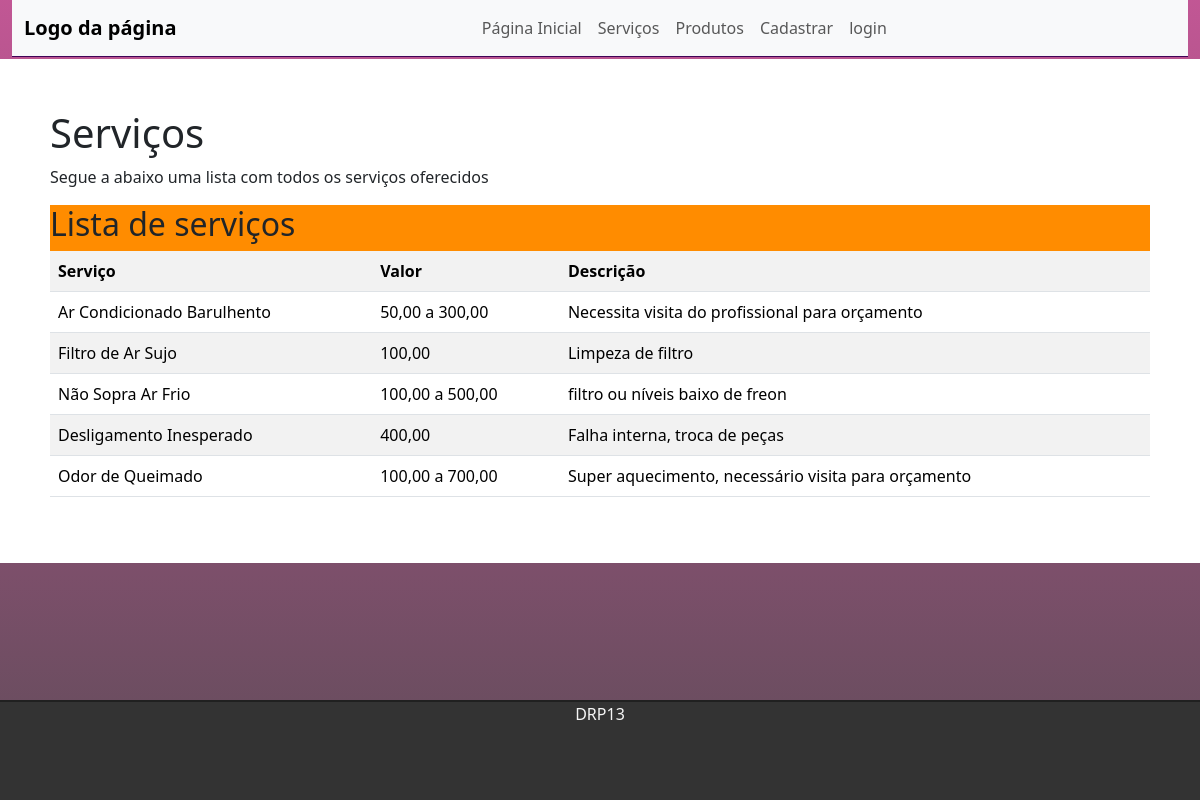
/servicesList, run on the app's committed database.
### services/models.py (models this page shows, shortened)
class Service(models.Model):
    id = models.BigAutoField(primary_key=True)
    service = models.CharField(max_length=50)
    category = models.CharField(choices=categoryService)
    value = models.CharField(max_length=100)
    description = models.CharField(max_length=100)

### services/views.py (the view)
# urls.py: path('servicesList', views.servicesList, name='servicesList'),
def servicesList(request):
    services = Service.objects.all().order_by('-id')
    return render(request, 'services/servicesList.html', {'services':services})

### templates/services/servicesList.html (shortened to what this page needs)
{% extends 'tasks/index.html' %}
{% block content %}
<div class="text-box">
    <h1> Serviços </h1>
    <p> Segue a abaixo uma lista com todos os serviços oferecidos
    </p>
        <div class="table-responive table-edit" >
            <h2>Lista de serviços</h2>
            <table class="table table-striped">
                <tr>
                    <th>Serviço</th>
                    <th>Valor</th>
                    <th>Descrição</th>
                </tr>
               {% for task in services %}
                <tr>
                    <td>{{task.service}}</td>
                    <td>{{task.value}}</td>
                    <td>{{task.description}}</td>
                </tr>
                {%endfor %}
            </table>
        </div>
</div>
{% endblock %}

### static/css/style.css (style rules this page uses)
.text-box { background: #ffffff; text-align: justify; padding: 50px; }
.table-edit { background-color: darkorange; }
body { background: linear-gradient( rgba(167, 15, 103, 0.7), rgba(29, 0, 19, 0.7)); background-repeat: no-repeat; }

### data on the page
Service: service "Ar Condicionado Barulhento", value "50,00 a 300,00", description "Necessita visita do profissional para orçamento"
Service: service "Filtro de Ar Sujo", value "100,00", description "Limpeza de filtro"
Service: service "Não Sopra Ar Frio", value "100,00 a 500,00", description "filtro ou níveis baixo de freon"
Service: service "Desligamento Inesperado", value "400,00", description "Falha interna, troca de peças"
Service: service "Odor de Queimado", value "100,00 a 700,00", description "Super aquecimento, necessário visita para orçamento"
